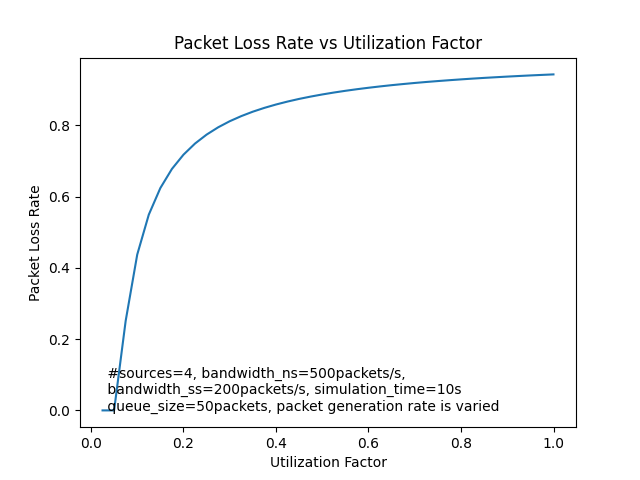

This figure's Python source:
import matplotlib.pyplot as plt
import queue
import random

# class for data packet
class Packet:
    def __init__(self, pid, sid, gtime=0.0):
        self.packetId = pid  # packet id
        self.sourceId = sid  # which source its from
        self.created = gtime  # which time it was generated
        self.qInTime = -1  # when it joined the queue
        self.qOutTime = -1  # when it left the queue
        self.sinkReachTime = -1  # when it finally reached sink

# class for data source
class Source:
    def __init__(self, sid, genrate, bandwidth) -> None:
        self.sourceId = sid  # source id
        self.generationRate = genrate  # generation rate of packets
        self.bandwidth = bandwidth  # bandwidth from source to switch

# class for data switch
class Switch:
    def __init__(self, bandwidth) -> None:
        self.bandwidth = bandwidth  # bandwidth from switch to sink
        self.queueSize = 0  # queue size at a particular instant

# there are 4 events in this simulation: packet generation (eid=0),
# joining into queue (1), leaving queue (2) and finally reaching sink (3)
class Event:
    def __init__(self, eid, pid, time) -> None:
        self.eventId = eid   # event id
        self.packetId = pid  # which packet it belongs to
        self.curTime = time  # event time

    # sort events based on current time in priority queue
    def __lt__(self, other):
        return self.curTime < other.curTime

# call function to simulate all events
def simulateNetwork(nSources, bSource, bSwitch, pGenRate, qSize, simTime):
    inRate = outRate = pLost = 0
    packets = []
    ptotal = 10
    switch = Switch(bSwitch)  # initialize switch
    # since transmission delay is inversely proportional to bandwidth
    transmissionDelay = 1/bSwitch
    # initialize priority queue for events (sorting based on time)
    pq = queue.PriorityQueue()
    time = 0.0

    # initial generation of 10 packets
    for i in range(ptotal):
        packets.append(Packet(i, random.randint(0, nSources-1), time))
        pq.put(Event(0, i, time))
        time += 0.0001

    lastLeft = -1  # time at which last packet left queue
    curtime = 0  # current time of event

    # while all packets do not reach sink and simulation time is not up
    while not pq.empty() and curtime < simTime:
        ev = pq.get()
        eid = ev.eventId
        pid = ev.packetId
        curtime = ev.curTime

        if eid == 0:
            # pid packet generated
            sid = packets[pid].sourceId

            # generate another packet from same source with generation rate = packet sending rate
            packets.append(Packet(ptotal, sid, curtime + 1/pGenRate))
            pq.put(Event(0, ptotal, curtime + 1/pGenRate))
            ptotal += 1  # increment total packets

            # generate event for expected arrival into queue by packet
            pq.put(Event(1, pid, curtime+(1/bSource)))
            packets[pid].qInTime = curtime+(1/bSource)
            #print("Packet {0} generated - {1}".format(pid, curtime))

        elif eid == 1:
            # packet entered queue (curtime = packets[pid].qInTime)
            inRate = (pid+1)/curtime  # arrival rate
            qCurSize = switch.queueSize

            # if queue is not filled send else discard it
            if(qCurSize < qSize):
                # if no other packet exists in queue, there is no delay
                if(qSize == 0):
                    packets[pid].qOutTime = curtime + transmissionDelay
                # otherwise it depends on the packet left before
                else:
                    packets[pid].qOutTime = lastLeft + transmissionDelay
                lastLeft = packets[pid].qOutTime
                # create event with expected queue leaving time
                pq.put(Event(2, pid, packets[pid].qOutTime))
                switch.queueSize += 1
            else:
                pLost += 1
            #print("Packet {0} entered queue - {1}".format(pid, curtime))

        elif eid == 2:
            # packet left queue (curtime = packets[pid].qOutTime)
            outRate = (pid+1-pLost)/curtime  # system transmission cap
            switch.queueSize -= 1
            packets[pid].sinkReachTime = packets[pid].qOutTime + (1/bSwitch)
            pq.put(Event(3, pid, packets[pid].sinkReachTime))
            #print("Packet {0} left queue -{1}".format(pid, curtime))
        else:
            # packet reached sink
            continue
            #print("Packet {0} reached sink - {1}".format(pid, curtime))

    pLossRate = pLost/ptotal  # packet loss rate = packets lost/ packets generated
    # utilization factor = arrival rate/ system transmission capacity
    utilFactor = inRate/bSwitch
    return (pLossRate, utilFactor)


def main():
    # hard coded values for network simulation
    NSOURCES = 4
    BSOURCE = 500  # packets/sec
    BSWITCH = 200  # packets/sec
    MINPGENRATE = 10  # packets/sec
    MAXPGENRATE = 400  # packets/sec
    QSIZE = 50  # packets
    SIMTIME = 10  # sec
    x = []
    y = []

    # vary packet sending rate to plot graph
    RATE = MINPGENRATE
    while RATE <= MAXPGENRATE:
        pLossRate, utilFactor = simulateNetwork(
            NSOURCES, BSOURCE, BSWITCH, RATE, QSIZE, SIMTIME)
        x.append(utilFactor)
        y.append(pLossRate)
        print(utilFactor, pLossRate)
        RATE += 10

    # plot graph
    plt.plot(x, y)
    plt.xlabel("Utilization Factor")
    plt.ylabel("Packet Loss Rate")
    plt.text(x[0], y[0], " #sources=4, bandwidth_ns=500packets/s,\n bandwidth_ss=200packets/s, simulation_time=10s\n queue_size=50packets, packet generation rate is varied")
    plt.title("Packet Loss Rate vs Utilization Factor")
    plt.show()


if __name__ == "__main__":
    main()
